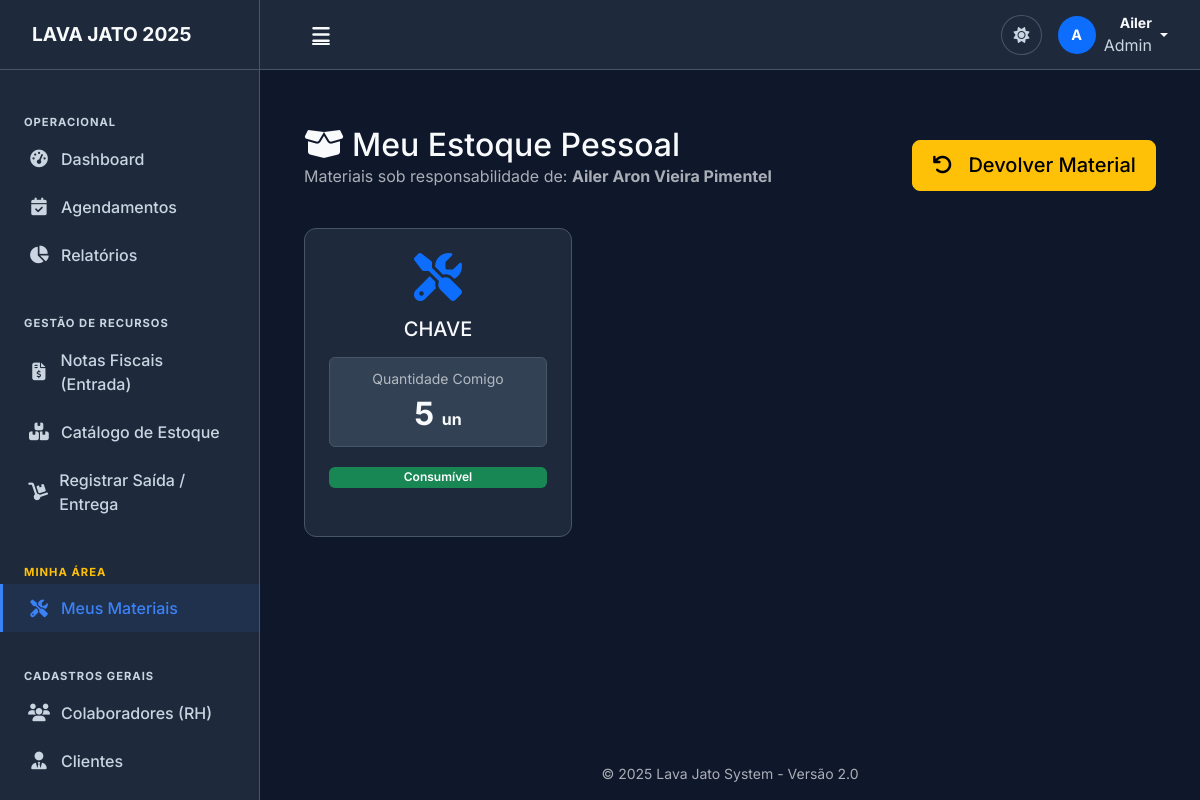
Screenshot of /gestao/meu-estoque/ (signed in) with the database file from the repository.
### clientes/models.py (models this page shows, shortened)
class Lavador(models.Model):
    nome = models.CharField('Nome Completo', max_length=200)
    usuario = models.OneToOneField(
        User,
        on_delete=models.SET_NULL,
        null=True,
        blank=True,
        related_name='lavador_perfil',
        verbose_name="Usuário do Sistema"
    )
    cpf = models.CharField('CPF', max_length=14, unique=True)
    matricula = models.CharField('Matrícula', max_length=20, unique=True, blank=True, null=True)
    jornada_trabalho = models.CharField('Jornada de Trabalho', max_length=100, blank=True)
    escala_trabalho = models.CharField('Escala', max_length=50, blank=True)
    telefone = models.CharField('Telefone', max_length=20, blank=True)
    data_admissao = models.DateField('Data de Admissão')
    salario = models.DecimalField('Salário', max_digits=10, decimal_places=2, null=True, blank=True)
    observacoes = models.TextField('Observações', blank=True)
    ativo = models.BooleanField('Ativo', default=True)
    class Meta:
        verbose_name = 'Colaborador'
        verbose_name_plural = 'Colaboradores (RH)'
        ordering = ['nome']

### gestao/models.py (models this page shows, shortened)
class Produto(models.Model):
    TIPO_CHOICES = [
        ('CONSUMIVEL', 'Consumível (Sabão, Cera, etc.)'),
        ('DURAVEL', 'Durável/Ferramenta (Politriz, etc.)'),
    ]
    nome = models.CharField('Produto', max_length=100)
    categoria = models.ForeignKey(Categoria, on_delete=models.SET_NULL, null=True, blank=True)
    tipo = models.CharField(max_length=20, choices=TIPO_CHOICES, default='CONSUMIVEL')
    unidade_medida = models.CharField('Unidade', max_length=20, default='UN')
    localizacao = models.ForeignKey(LocalArmazenamento, on_delete=models.SET_NULL, null=True, blank=True, verbose_name="Localização Física")
    estoque_minimo = models.PositiveIntegerField('Estoque Mínimo', default=5)
    quantidade_atual = models.PositiveIntegerField('Quantidade em Estoque', default=0)
    custo_medio = models.DecimalField('Custo Médio', max_digits=10, decimal_places=2, default=0)
    class Meta:
        verbose_name = 'Produto do Estoque'
        verbose_name_plural = 'Catálogo de Produtos'

### gestao/views.py (the view)
# urls.py: path('meu-estoque/', views.meu_estoque_pessoal, name='meu_estoque_pessoal'),
@login_required
def meu_estoque_pessoal(request):
    try:
        lavador = request.user.lavador_perfil
    except:
        messages.error(request, "Seu usuário não está vinculado a um perfil de Colaborador.")
        return redirect('dashboard')
    recebidos = MovimentacaoEstoque.objects.filter(
        responsavel=lavador,
        tipo='SAIDA'
    ).values('produto').annotate(qtd_recebida=Sum('quantidade'))
    devolvidos = MovimentacaoEstoque.objects.filter(
        responsavel=lavador,
        tipo='DEVOLUCAO'
    ).values('produto').annotate(qtd_devolvida=Sum('quantidade'))
    estoque_pessoal = []
    mapa_devolucoes = {item['produto']: item['qtd_devolvida'] for item in devolvidos}
    for item in recebidos:
        produto_id = item['produto']
        qtd_rec = item['qtd_recebida']
        qtd_dev = mapa_devolucoes.get(produto_id, 0)
        saldo = qtd_rec - qtd_dev
        if saldo > 0:
            produto = Produto.objects.get(id=produto_id)
            estoque_pessoal.append({
                'produto': produto,
                'quantidade': saldo
            })
    return render(request, 'gestao/meu_estoque.html', {
        'estoque': estoque_pessoal,
        'lavador': lavador
    })

### gestao/templates/gestao/meu_estoque.html (shortened to what this page needs)
{% extends 'base/base.html' %}
{% block content %}
<div class="container mt-4">
    <div class="d-flex justify-content-between align-items-center mb-4">
        <div>
            <h2 class="mb-0"><i class="fas fa-box-open me-2"></i>Meu Estoque Pessoal</h2>
            <p class="text-muted">Materiais sob responsabilidade de: <strong>{{ lavador.nome }}</strong></p>
        </div>
        <a href="{% url 'devolucao_estoque' %}" class="btn btn-warning btn-lg">
            <i class="fas fa-undo me-2"></i>Devolver Material
        </a>
    </div>
    <div class="row">
        {% for item in estoque %}
        <div class="col-md-4 mb-4">
            <div class="card-custom h-100">
                <div class="card-body text-center">
                    <div class="mb-3 text-primary">
                        <i class="fas fa-tools fa-3x"></i>
                    </div>
                    <h5 class="card-title">{{ item.produto.nome }}</h5>
                    <div class="rounded p-2 mb-3" style="background-color: var(--hover-bg); border: 1px solid var(--border-color);">
                        <span class="text-muted small">Quantidade Comigo</span>
                        <div class="fs-2 fw-bold" style="color: var(--text-light);">
                            {{ item.quantidade }} <small class="fs-6">{{ item.produto.unidade_medida }}</small>
                        </div>
                    </div>
                    {% if item.produto.tipo == 'DURAVEL' %}
                        <span class="badge bg-danger w-100">Item Durável (Devolução Obrigatória)</span>
                    {% else %}
                        <span class="badge bg-success w-100">Consumível</span>
                    {% endif %}
                </div>
            </div>
        </div>
        {% endfor %}
    </div>
</div>
{% endblock %}

### templates/base/base.html (shortened to what this page needs)
{% load static %}
<!DOCTYPE html>
<html lang="pt-br" data-bs-theme="dark">
<head>
    <link href="https://cdn.jsdelivr.net/npm/bootstrap@5.3.3/dist/css/bootstrap.min.css" rel="stylesheet">
    <link rel="stylesheet" href="https://cdnjs.cloudflare.com/ajax/libs/font-awesome/6.4.0/css/all.min.css">
    <link href="https://cdn.jsdelivr.net/npm/select2@4.1.0-rc.0/dist/css/select2.min.css" rel="stylesheet" />
    <link rel="stylesheet" href="https://cdn.jsdelivr.net/npm/select2-bootstrap-5-theme@1.3.0/dist/select2-bootstrap-5-theme.min.css" />
    <link rel="stylesheet" href="{% static 'css/base.css' %}">
    <link rel="stylesheet" href="{% static 'css/components.css' %}">
    <link rel="stylesheet" href="{% static 'css/pages.css' %}">
    <link rel="stylesheet" href="{% static 'css/layout_sistematico.css' %}">
</head>
<body>
    <aside class="sidebar" id="sidebar">
        <div class="sidebar-header">
            <a href="{% url 'dashboard' %}" class="sidebar-brand text-decoration-none">
                <span class="logo-expanded">
                    <span class="brand-text">LAVA JATO 2025</span>
                </span>
            </a>
        </div>
        <div class="sidebar-content custom-scrollbar">
            <nav class="sidebar-menu mt-3">
                <div class="menu-label">Operacional</div>
                <a href="{% url 'dashboard' %}" class="nav-link {% if request.resolver_match.url_name == 'dashboard' %}active{% endif %}">
                    <i class="fas fa-tachometer-alt"></i><span>Dashboard</span>
                </a>
                <a href="{% url 'agendamentos_dashboard' %}" class="nav-link {% if 'agendamento' in request.resolver_match.url_name %}active{% endif %}">
                    <i class="fas fa-calendar-check"></i><span>Agendamentos</span>
                </a>
                <a href="{% url 'relatorios' %}" class="nav-link {% if 'relatorios' in request.resolver_match.url_name %}active{% endif %}">
                    <i class="fas fa-chart-pie"></i><span>Relatórios</span>
                </a>
                <div class="menu-label mt-4">Gestão de Recursos</div>
                <a href="{% url 'nota_fiscal_lista' %}" class="nav-link {% if 'nota' in request.resolver_match.url_name %}active{% endif %}">
                    <i class="fas fa-file-invoice-dollar"></i><span>Notas Fiscais (Entrada)</span>
                </a>
                <a href="{% url 'estoque_lista' %}" class="nav-link {% if 'estoque_lista' in request.resolver_match.url_name %}active{% endif %}">
                    <i class="fas fa-boxes"></i><span>Catálogo de Estoque</span>
                </a>
                <a href="{% url 'saida_estoque' %}" class="nav-link {% if 'saida' in request.resolver_match.url_name %}active{% endif %}">
                    <i class="fas fa-dolly"></i><span>Registrar Saída / Entrega</span>
                </a>
                <div class="menu-label mt-4 text-warning">Minha Área</div>
                <a href="{% url 'meu_estoque_pessoal' %}" class="nav-link {% if 'meu_estoque' in request.resolver_match.url_name %}active{% endif %}">
                    <i class="fas fa-tools"></i><span>Meus Materiais</span>
                </a>
                <div class="menu-label mt-4">Cadastros Gerais</div>
                <a href="{% url 'lavador_list' %}" class="nav-link {% if 'lavador' in request.resolver_match.url_name %}active{% endif %}">
                    <i class="fas fa-users"></i><span>Colaboradores (RH)</span>
                </a>
                <a href="{% url 'cliente_list' %}" class="nav-link {% if 'cliente' in request.resolver_match.url_name %}active{% endif %}">
                    <i class="fas fa-user-tie"></i><span>Clientes</span>
                </a>
                <a href="{% url 'veiculo_list' %}" class="nav-link {% if 'veiculo' in request.resolver_match.url_name %}active{% endif %}">
                </a>
            </nav>
        </div>
    </aside>
    <div class="main-wrapper" id="main-wrapper">
        <header class="top-navbar">
            <div class="d-flex align-items-center justify-content-between w-100">
                <button class="btn btn-link text-light" id="sidebar-toggle"><i class="fas fa-bars fa-lg"></i></button>
                <div class="d-flex align-items-center gap-3">
                    <button class="btn btn-icon-only" id="theme-switcher" title="Alternar Tema">
                        <i class="fas fa-sun" id="theme-icon-sun" style="display: none;"></i>
                    </button>
                    <div class="dropdown">
                        <a href="#" class="d-flex align-items-center text-decoration-none text-light dropdown-toggle" data-bs-toggle="dropdown">
                            <div class="avatar-circle bg-primary me-2">
                                {% if user.is_authenticated %}{{ user.username|first|upper }}{% else %}<i class="fas fa-user"></i>{% endif %}
                            </div>
                            <div class="d-none d-md-block text-end me-1">
                                <div class="fw-bold small">{{ user.username|default:"Visitante" }}</div>
                                <div class="text-muted x-small">Admin</div>
                            </div>
                        </a>
                    </div>
                </div>
            </div>
        </header>
        <main class="page-content">
            {% block content %}{% endblock %}
        </main>
        <footer class="footer mt-auto py-3 text-center text-muted small">
            &copy; 2025 Lava Jato System - Versão 2.0
        </footer>
    </div>
</body>
</html>

### static/css/base.css (style rules this page uses)
:root { --color-scheme: dark; --primary-color: #3b82f6; --primary-dark: #2563eb; --success-color: #10b981; --background-color: #0f172a; --card-bg: #1e293b; --card-header-bg: #334155; --hover-bg: #334155; --input-bg: #0f172a; --input-focus-bg: #1e293b; --border-color: #475569; --text-light: #f8fafc; --text-muted: #cbd5e1; --text-placeholder: #64748b; }
body { background-color: var(--background-color) !important; color: var(--text-light) !important; font-family: 'Inter', sans-serif; transition: background-color 0.3s, color 0.3s; }
a { color: var(--primary-color); text-decoration: none; }
i { color: inherit; }
.row { --bs-gutter-x: 1.5rem; margin-right: calc(-.5 * var(--bs-gutter-x)); margin-left: calc(-.5 * var(--bs-gutter-x)); }
.row > * { padding-right: calc(var(--bs-gutter-x) * .5); padding-left: calc(var(--bs-gutter-x) * .5); }

### static/css/components.css (style rules this page uses)
.card-custom { background-color: var(--card-bg); border: 1px solid var(--border-color); border-radius: 0.75rem; box-shadow: var(--shadow-md); margin-bottom: 1.5rem; transition: transform 0.2s ease, box-shadow 0.2s ease; overflow: hidden; }
.card-body { padding: 1.5rem; color: var(--text-light); }
.btn { font-weight: 500; border-radius: 0.5rem; padding: 0.6rem 1.2rem; transition: all 0.2s; display: inline-flex; align-items: center; justify-content: center; gap: 0.5rem; }
.badge { padding: 0.4em 0.8em; font-weight: 600; border-radius: 6px; font-size: 0.75rem; }
.card-custom { background-color: var(--card-bg) !important; border: 1px solid var(--border-color) !important; color: var(--text-light) !important; }

### static/css/pages.css (style rules this page uses)
:root { --sidebar-width: 260px; --sidebar-width-collapsed: 70px; --header-height: 70px; }
.sidebar { width: var(--sidebar-width); height: 100vh; position: fixed; top: 0; left: 0; background-color: var(--card-bg); border-right: 1px solid var(--border-color); display: flex; flex-direction: column; transition: all 0.3s ease; z-index: 1040; }
.sidebar-header { height: var(--header-height); display: flex; align-items: center; padding: 0 1.5rem; border-bottom: 1px solid var(--border-color); }
.brand-text { font-weight: 700; font-size: 1.2rem; color: var(--text-light); }
.sidebar-content { flex: 1; overflow-y: auto; padding: 1rem 0; }
.menu-label { padding: 0.75rem 1.5rem 0.25rem; font-size: 0.7rem; font-weight: 700; text-transform: uppercase; color: var(--text-muted); letter-spacing: 1px; }
.nav-link { display: flex; align-items: center; padding: 0.75rem 1.5rem; color: var(--text-muted); text-decoration: none; transition: all 0.2s; border-left: 3px solid transparent; font-weight: 500; }
.nav-link.active { background-color: rgba(59, 130, 246, 0.1); color: var(--primary-color); border-left-color: var(--primary-color); }
.nav-link i { width: 24px; text-align: center; margin-right: 10px; font-size: 1.1rem; }
.main-wrapper { margin-left: var(--sidebar-width); min-height: 100vh; display: flex; flex-direction: column; transition: margin-left 0.3s ease; background-color: var(--background-color); }
.top-navbar { height: var(--header-height); background-color: var(--card-bg); border-bottom: 1px solid var(--border-color); display: flex; align-items: center; padding: 0 2rem; position: sticky; top: 0; z-index: 1030; color: var(--text-light); }
.top-navbar .btn-link { color: var(--text-light) !important; }
.btn-icon-only { width: 40px; height: 40px; border-radius: 50%; display: flex; align-items: center; justify-content: center; color: var(--text-muted); border: 1px solid var(--border-color); background: transparent; transition: 0.2s; }
.top-navbar .dropdown-toggle { color: var(--text-light) !important; }
.top-navbar .text-muted { color: var(--text-muted) !important; }
.avatar-circle { width: 38px; height: 38px; border-radius: 50%; display: flex; align-items: center; justify-content: center; font-weight: bold; color: white; font-size: 0.9rem; }

### rows the page displays
Lavador: nome "Ailer Aron Vieira Pimentel"
Produto: produto.nome "CHAVE", quantidade "5", produto.unidade_medida "un", tipo "Consumível"

### other values shown
{{ user.username|first|upper }} "A"
{{ user.username|default:"Visitante" }} "Ailer"
